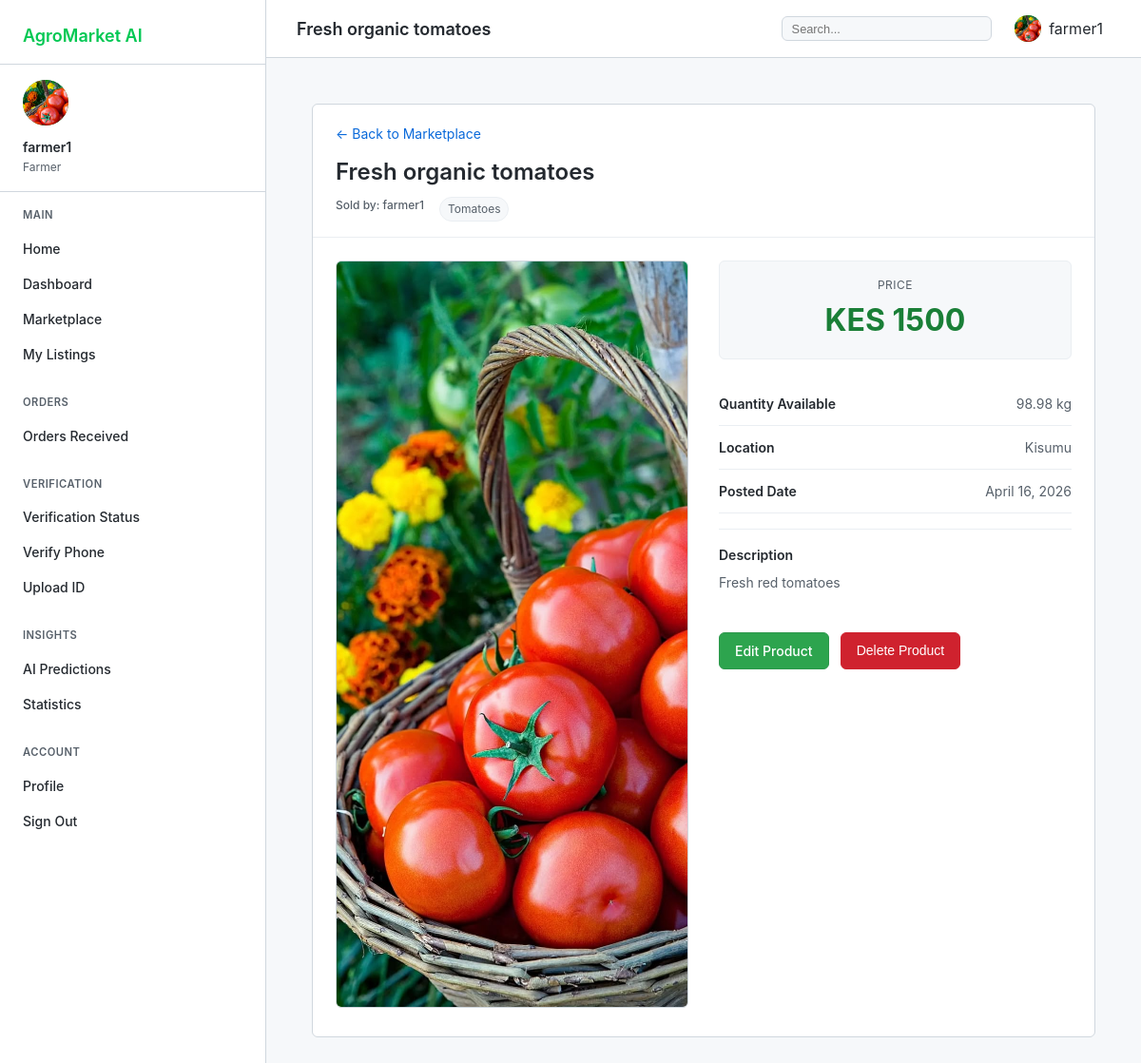
/marketplace/produce/35/ (signed in), run on an earlier commit of the app's database.
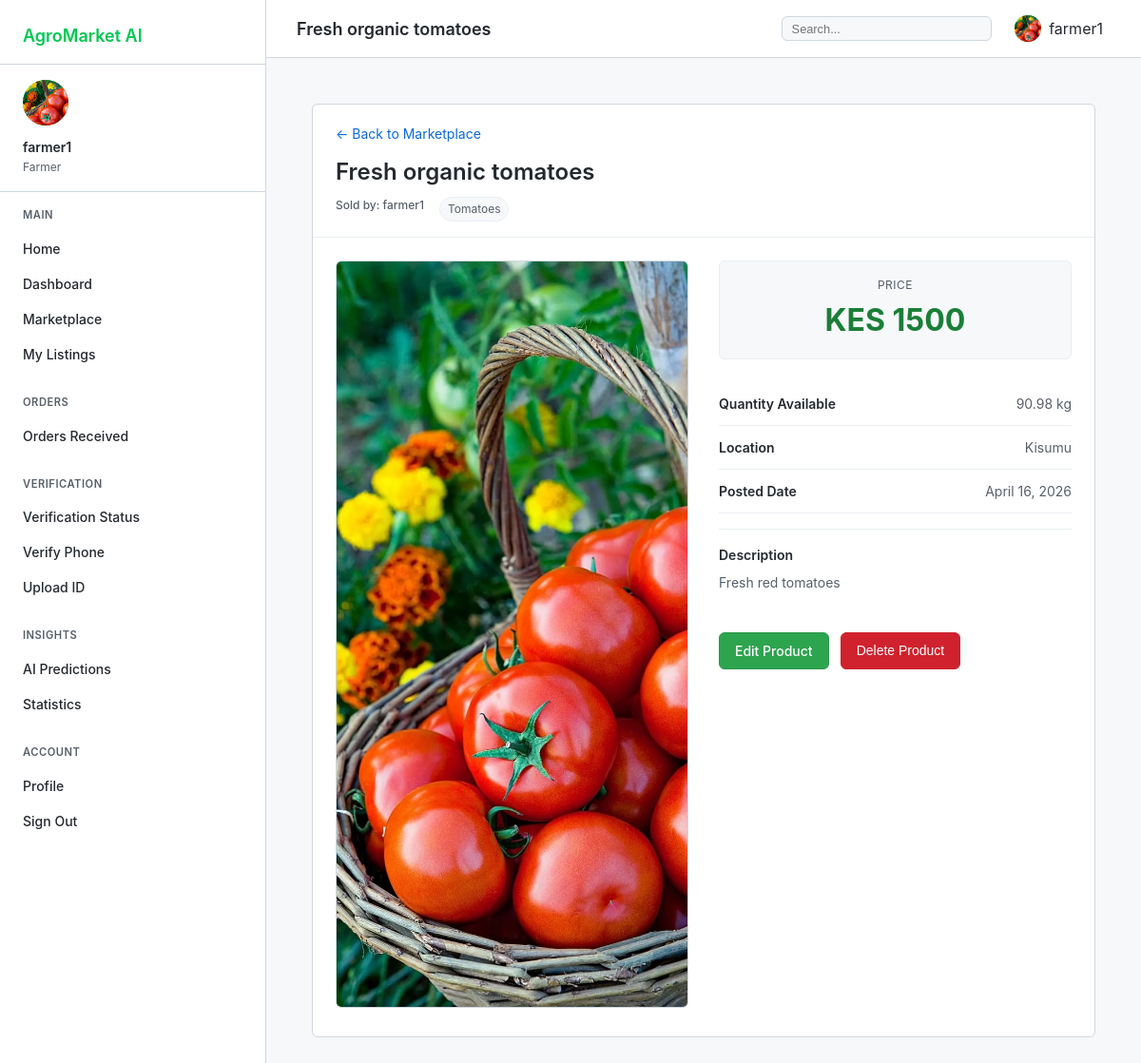
And on a later commit of the database.
### marketplace/models.py (models this page shows, shortened)
class Produce(models.Model):
    UNIT_CHOICES = [
        ('kg', 'Kilogram'),
        ('g', 'Gram'),
        ('piece', 'Piece'),
        ('bunch', 'Bunch'),
        ('sack', 'Sack'),
        ('tray', 'Tray'),
        ('litre', 'Litre'),
    ]
    STATUS_CHOICES = [
        ('available', 'Available'),
        ('sold_out', 'Sold Out'),
        ('low_stock', 'Low Stock'),
        ('discontinued', 'Discontinued'),
    ]
    farmer = models.ForeignKey(User, on_delete=models.CASCADE, related_name='produce_list')
    category = models.ForeignKey(Category, on_delete=models.SET_NULL, null=True)
    name = models.CharField(max_length=100)
    description = models.TextField()
    quantity = models.DecimalField(max_digits=10, decimal_places=2)
    unit = models.CharField(max_length=10, choices=UNIT_CHOICES, default='kg')
    price = models.DecimalField(max_digits=10, decimal_places=2)
    location = models.CharField(max_length=200)
    image = models.ImageField(upload_to='produce/', null=True, blank=True)
    video_url = models.URLField(max_length=500, blank=True, null=True)
    status = models.CharField(max_length=20, choices=STATUS_CHOICES, default='available')
    is_deleted = models.BooleanField(default=False)
    created_at = models.DateTimeField(auto_now_add=True)
    updated_at = models.DateTimeField(auto_now=True)

class Category(models.Model):
    name = models.CharField(max_length=50, unique=True)
    description = models.TextField(blank=True)
    icon = models.CharField(max_length=50, blank=True)
    created_at = models.DateTimeField(auto_now_add=True)
    def __str__(self):
        return self.name
    class Meta:
        verbose_name_plural = 'Categories'

### marketplace/views.py (the view)
# urls.py: path('produce/<int:pk>/', views.produce_detail, name='produce_detail'),
def produce_detail(request, pk):
    produce = get_object_or_404(Produce, pk=pk, is_deleted=False)
    can_purchase = produce.status in ['available', 'low_stock'] and produce.quantity > 0
    related_products = Produce.objects.filter(
        category=produce.category,
        status__in=['available', 'low_stock'],
        is_deleted=False
    ).exclude(pk=pk)[:4]
    context = {
        'produce': produce,
        'related_products': related_products,
        'can_purchase': can_purchase,
    }
    return render(request, 'marketplace/produce_detail.html', context)

### templates/marketplace/produce_detail.html (shortened to what this page needs)
{% extends 'dashboard_base.html' %}
{% block page_title %}{{ produce.name }}{% endblock %}
{% block dashboard_content %}
<div class="product-detail-container">
    <div class="product-detail-card">
        <div class="back-nav">
            <a href="/marketplace/" class="back-link">
                ← Back to Marketplace
            </a>
        </div>
        <div class="product-header">
            <div class="product-title-section">
                <h1 class="product-title">{{ produce.name }}</h1>
                <div class="product-meta">
                    <span class="farmer-name">Sold by: {{ produce.farmer.get_full_name|default:produce.farmer.username }}</span>
                    <span class="product-category">{{ produce.category|default:"Fresh Produce" }}</span>
                </div>
            </div>
        </div>
        <div class="product-content">
            <div class="product-image-section">
                {% if produce.image %}
                    <img src="{{ produce.image.url }}" alt="{{ produce.name }}" class="product-image">
                {% else %}
                    <div class="product-image-placeholder">
                        <span>No image available</span>
                    </div>
                {% endif %}
            </div>
            <div class="product-info-section">
                <div class="price-section">
                    <div class="price-label">Price</div>
                    <div class="price-value">KES {{ produce.price|floatformat:0 }}</div>
                </div>
                <div class="info-row">
                    <div class="info-label">Quantity Available</div>
                    <div class="info-value">{{ produce.quantity }} {{ produce.unit|default:"units" }}</div>
                </div>
                <div class="info-row">
                    <div class="info-label">Location</div>
                    <div class="info-value">{{ produce.location|default:"Not specified" }}</div>
                </div>
                <div class="info-row">
                    <div class="info-label">Posted Date</div>
                    <div class="info-value">{{ produce.created_at|date:"F j, Y" }}</div>
                </div>
                {% if produce.description %}
                <div class="description-section">
                    <div class="info-label">Description</div>
                    <div class="description-text">{{ produce.description|linebreaks }}</div>
                </div>
                {% endif %}
                <div class="action-buttons">
                    {% if user.is_authenticated and user == produce.farmer %}
                        <a href="/marketplace/produce/{{ produce.id }}/edit/" class="btn btn-primary">Edit Product</a>
                        <button type="button" class="btn btn-danger" onclick="confirmDelete({{ produce.id }})">Delete Product</button>
                    {% elif user.is_authenticated and user != produce.farmer %}
                        <a href="/marketplace/produce/{{ produce.id }}/order/" class="btn btn-primary">Buy Now</a>
                    {% else %}
                        <a href="/accounts/login/" class="btn btn-primary">Login to Purchase</a>
                        <a href="/accounts/signup/" class="btn btn-outline">Sign Up</a>
                    {% endif %}
                </div>
            </div>
        </div>
    </div>
</div>
{% endblock %}

What changed in the data, as far as the page shows it:
changed Produce "Fresh organic tomatoes": quantity "98.98" → "90.98"
